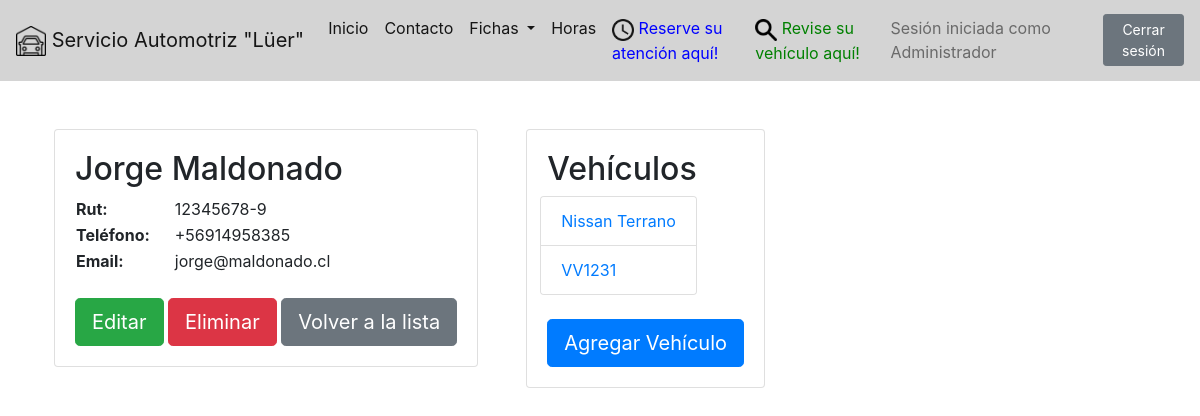
The page /fichas/clientes/5/ (signed in) on the database as committed earlier.
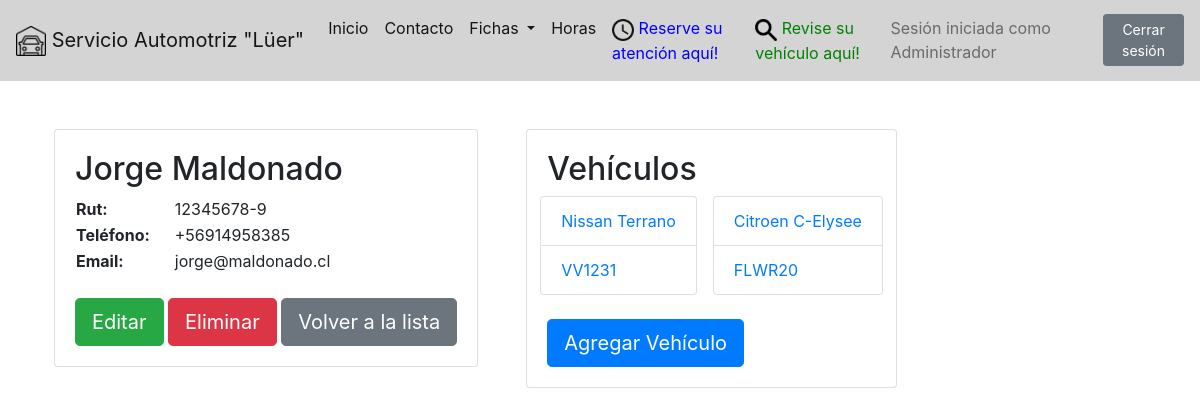
The same page on the database as committed later.
### fichas/models.py (models this page shows, shortened)
class Vehiculo(models.Model):
	id_cliente	= models.ForeignKey('Cliente', blank = True, null = True, on_delete = models.SET_NULL, verbose_name='Dueño')
	patente		= models.CharField(max_length = 6)
	vin 		= models.CharField(max_length = 20, blank = True, null = True)
	tipo		= models.CharField(max_length = 40, default="Sedán")
	marca		= models.CharField(max_length = 40)
	modelo		= models.CharField(max_length = 40)
	kilometraje	= models.PositiveIntegerField()
	anyo		= models.PositiveIntegerField(null = True)
	imagen		= models.ImageField(upload_to='vehiculos/', blank=True, null=True)
	objects		= VehiculoManager()
	def get_absolute_url(self):
		return reverse("fichas:vehiculo-detail", kwargs={"id": self.id})

### fichas/views.py (the view)
# urls.py: path('clientes/<int:id>/', cliente_detail_view, name='cliente-detail'),
@login_required
def cliente_detail_view(request, id):
	obj = get_object_or_404(Cliente, id=id)
	vehiculos = Vehiculo.objects.all().filter(id_cliente=id)
	context = {
		"object": obj,
		"vehiculos_list": vehiculos
	}
	return render(request, "clientes/cliente_detail.html", context)

### fichas/models.py (called while the page is built)
	def get_queryset(self):
		return ClienteQuerySet(self.model, using=self._db)

	def get_queryset(self):
		return VehiculoQuerySet(self.model, using=self._db)

### fichas/templates/clientes/cliente_detail.html (shortened to what this page needs)
{% extends 'base.html' %}
{% block content %}
<div class="row">
	<div class="column px-4">
		<div class="card mb-4">
			<div class="card-body">
				<h2> {{ object.nombre }} </h2>
				<table class="mb-4">
					<tr>
						<td><b>Rut:</b></td>
						<td>{{ object.rut }}</td>
					</tr>
					<tr>
						<td class="pr-4"><b>Teléfono:</b></td>
						<td>{{ object.telefono }}</td>
					</tr>
					<tr>
						<td><b>Email:</b></td>
						<td>{{ object.email }}</td>
					</tr>
				</table>
				{% if user.is_staff %}
				<input type="button" class="btn btn-success btn-lg" onclick="location.href='./editar/';" value="Editar" />
				<input type="button" class="btn btn-danger btn-lg" onclick="location.href='./eliminar/';" value="Eliminar" />
				{% endif %}
				<input type="button" class="btn btn-secondary btn-lg" onclick="location.href='../';" value="Volver a la lista" />
			</div>
		</div>
	</div>
	<div class="column px-4">
		<div class="card">
			<div class="card-body">
				<h2>Vehículos</h2>
				{% if vehiculos_list %}
				<div class="row">
					{% for instance in vehiculos_list %}
					<a href='{{ instance.get_absolute_url }}' style="text-decoration: none">
						<div class="card mx-2 mb-4">
							<ul class="list-group list-group-flush">
								<li class="list-group-item">{{ instance.marca }} {{ instance.modelo }}</li>
		    					<li class="list-group-item"> {{ instance.patente }}</li>
	  						</ul>
						</div>
					</a>
				{% endfor %}
				</div>
				{% else %}
					<p>Este cliente no tiene vehículos.</p>
				{% endif %}
				{% if user.is_staff %}
				<form action="../../vehiculos/crear/{{ object.id }}">
					<input class="btn btn-primary btn-lg" type=submit value="Agregar Vehículo" />
				</form>
				{% endif %}
			</div>
			</div>
		</div>
	</div>
</div>
{% endblock %}

Rows that differ between the two databases and show on the page:
added Vehiculo: marca "Citroen", modelo "C-Elysee", patente "FLWR20"
